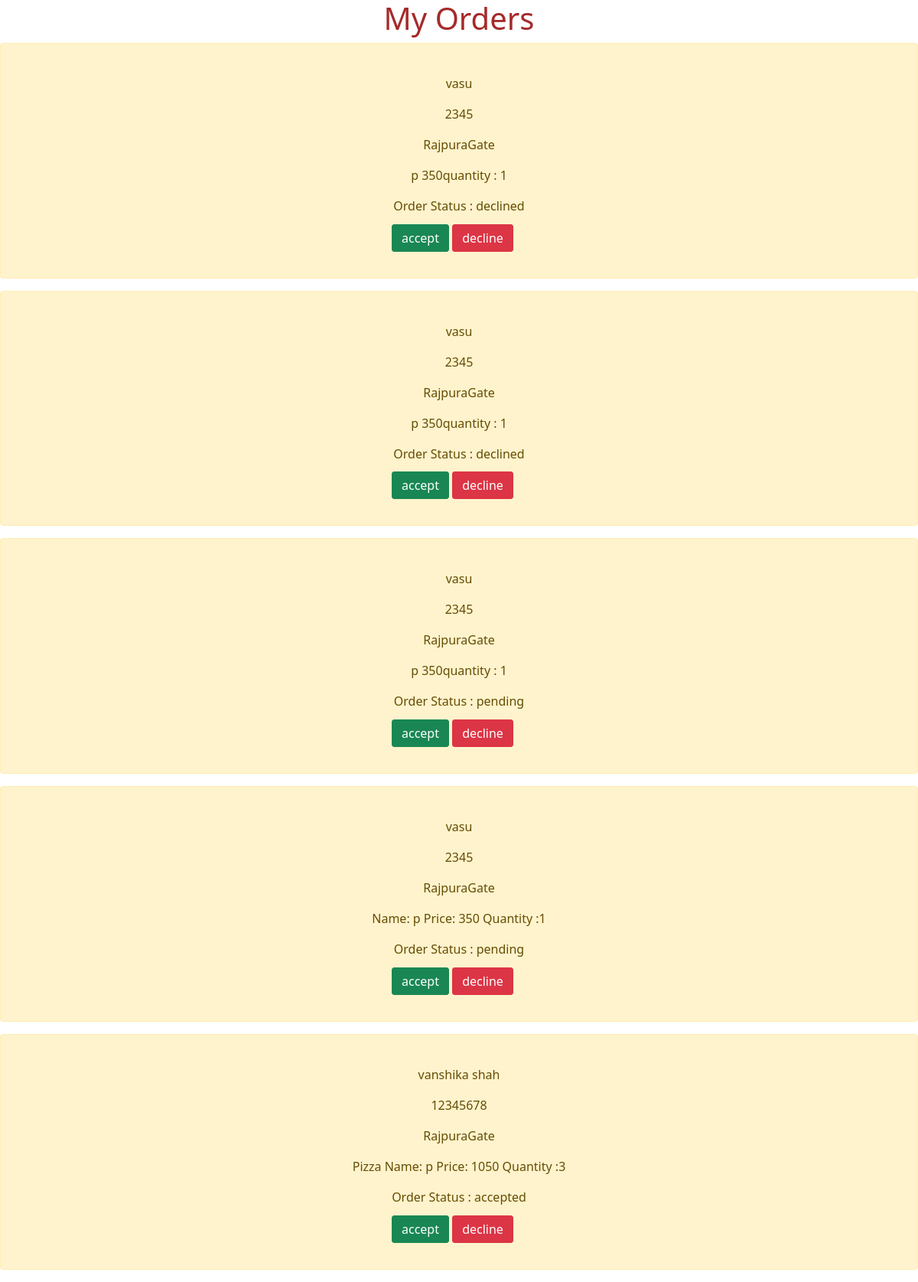
The app's page /adminorders/ (signed in) with its own data.
### pizzaapp/models.py (models this page shows)
class OrderModel(models.Model):
    username = models.CharField(max_length = 10)
    phoneno = models.CharField(max_length = 10)
    address = models.CharField(max_length = 10)
    orderitems = models.CharField(max_length = 10)
    status = models.CharField(max_length = 10)

### pizzaapp/views.py (the view)
# urls.py: path('adminorders/',adminorders),
def adminorders(request):
    if not request.user.is_authenticated:
        return redirect('adminloginpage')
    orders = OrderModel.objects.all()
    context = {'orders': orders }
    return render(request,'adminorders.html',context)

### templates/adminorders.html
{% extends 'base.html' %}
{% block content %}
<h1 style="text-align: center;color: brown;">My Orders</h1>
{% for order in orders %}
<div style="padding: 40px" class="alert alert-warning" role="alert">
  <p style="text-align: center;">{{order.username}}</p>
  <p style="text-align: center;">{{order.phoneno}}</p>
  <p style="text-align: center;">{{order.address}}</p>
  <p style="text-align: center;">{{order.orderitems}}</p>
  <p  style="text-align: center;">Order Status : {{order.status}}</p>
  <div class="container" style="width: 200px;margin: auto">
    <a href="/acceptorder/{{order.id}}"  style="display: inline" class="btn btn-success">accept</a>
    <a href="/declineorder/{{order.id}}"  style="display: inline" class="btn btn-danger">decline</a>
  </div>
</div>
{% endfor %}
{% endblock %}

### templates/base.html (shortened to what this page needs)
<!DOCTYPE html>
<html lang="en" dir="ltr">
  <head>
    <link href="https://cdn.jsdelivr.net/npm/bootstrap@5.0.0-beta1/dist/css/bootstrap.min.css" rel="stylesheet">
  </head>
  <body>
    {% block content %}
    {% endblock %}
  </body>
</html>

### records on screen
OrderModel: username "vasu", phoneno "2345", address "RajpuraGate", orderitems "p 350quantity : 1", status "declined"
OrderModel: username "vasu", phoneno "2345", address "RajpuraGate", orderitems "p 350quantity : 1", status "declined"
OrderModel: username "vasu", phoneno "2345", address "RajpuraGate", orderitems "p 350quantity : 1", status "pending"
OrderModel: username "vasu", phoneno "2345", address "RajpuraGate", orderitems "Name: p Price: 350 Quantity :1", status "pending"
OrderModel: username "vanshika shah", phoneno "12345678", address "RajpuraGate", orderitems "Pizza Name: p Price: 1050 Quantity :3", status "accepted"
